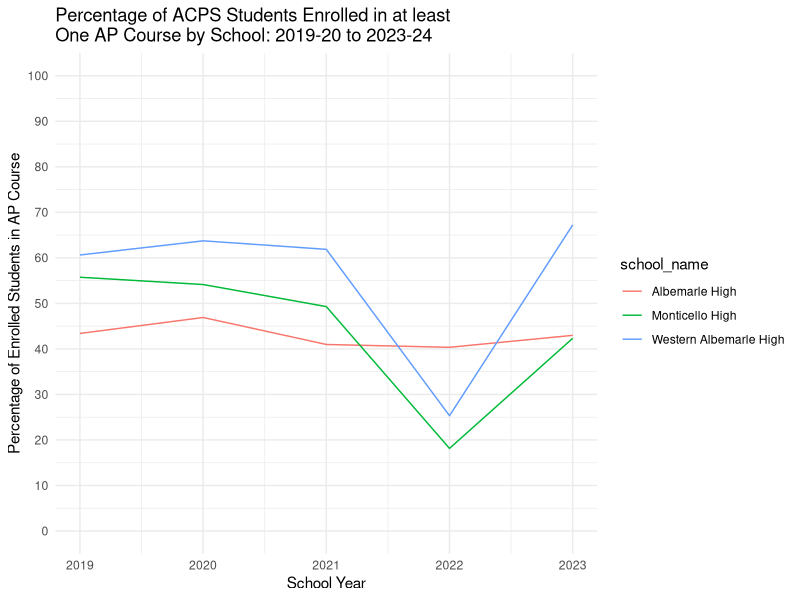
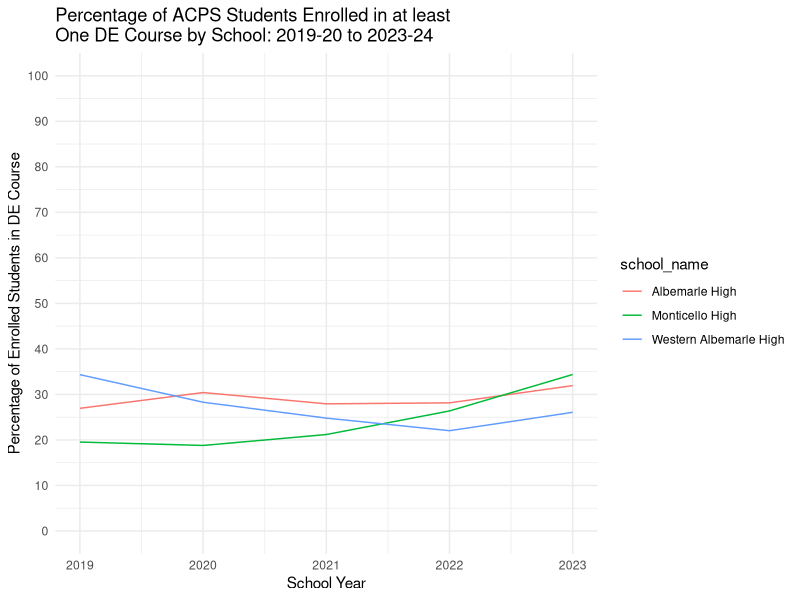
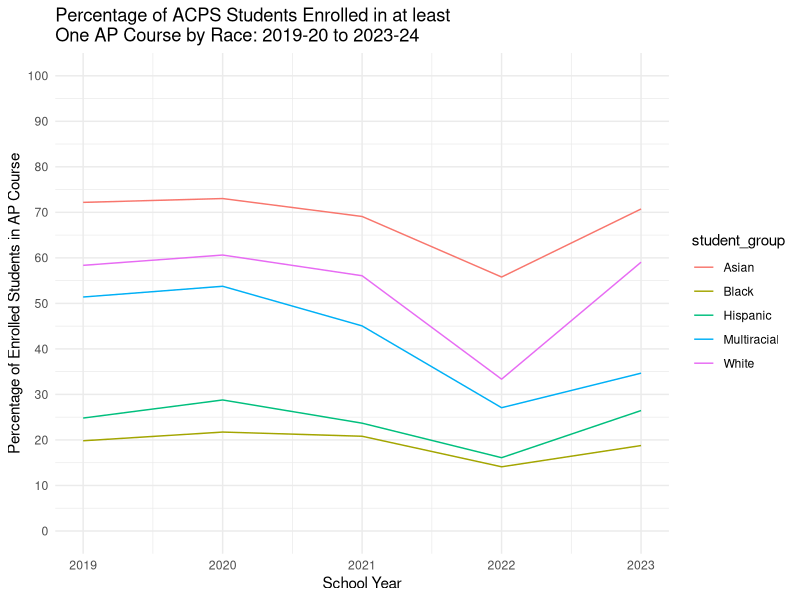
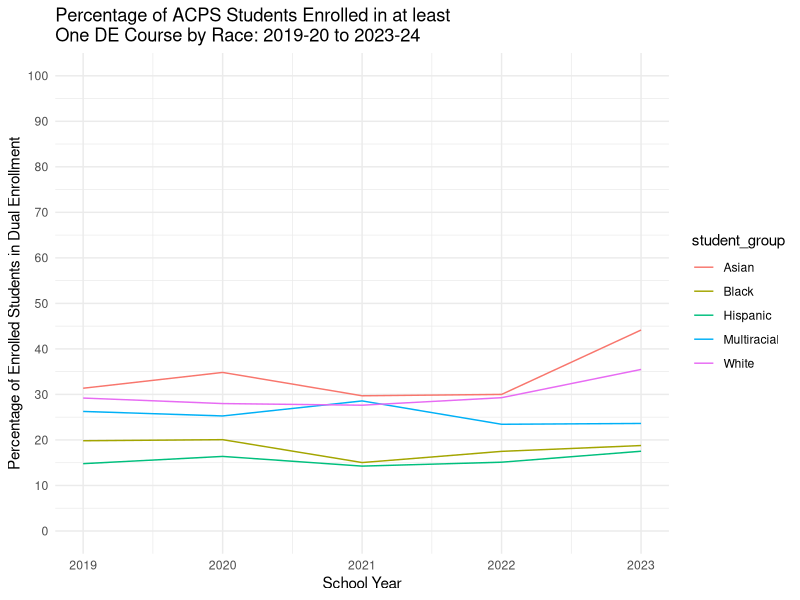
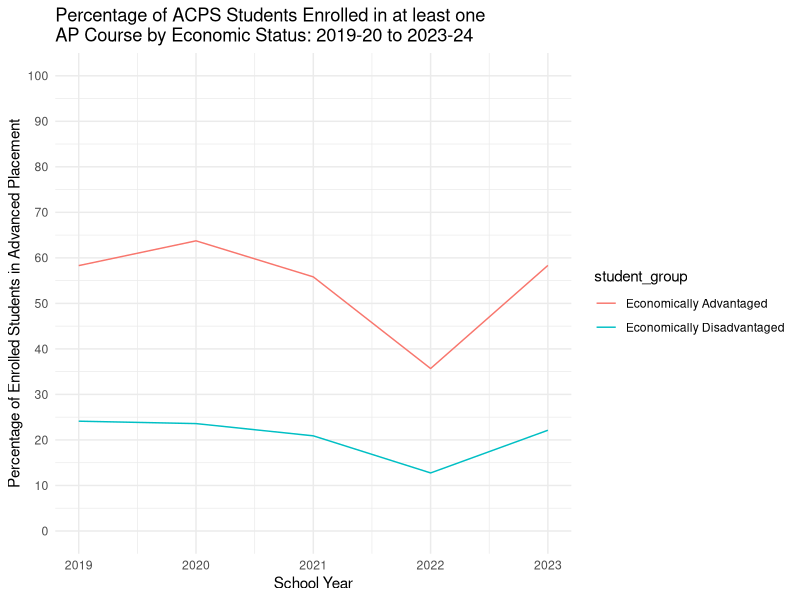
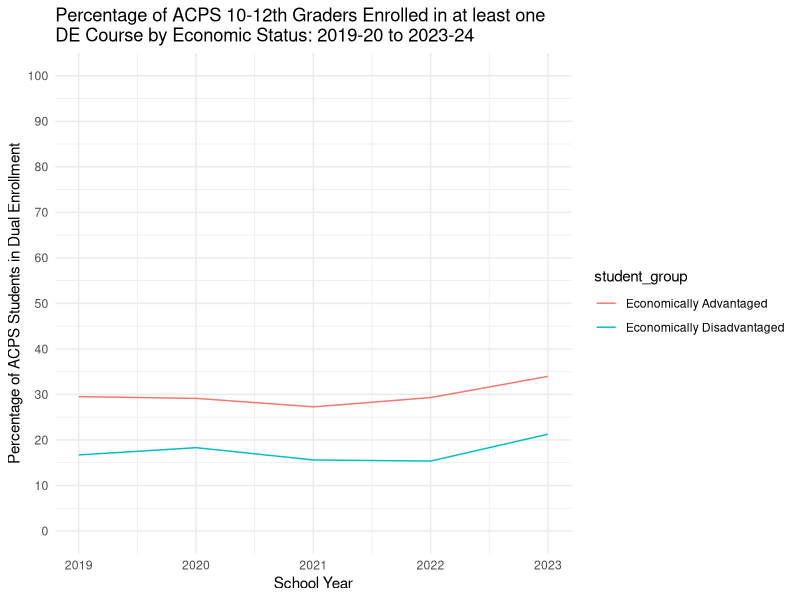

The R source for these figures, in order:
## ---- chunk 1
knitr::opts_chunk$set(echo = TRUE)

##############################################################
# Call Libraries
##############################################################

library(readxl)
library(dplyr)
library(tidyverse)
library(ggplot2)

advanced_div <- read_csv("../data/ACPS_advanced_coursework_div_data_2019-23.csv")
advanced_school <- read_csv("../data/ACPS_advanced_coursework_school_data_2019-23.csv")

## ---- chunk 2
ggplot() +
  geom_line(data=advanced_school %>% dplyr::filter(data_level=="All"),
            aes(x=year,y=perc_ap, group=school_name,color=school_name))+
  theme_minimal()+
  scale_y_continuous(limits=c(0,100),breaks=seq(0,100,10),minor_breaks=seq(0,100,5))+
  labs(x="School Year", y="Percentage of Enrolled Students in AP Course", 
       title="Percentage of ACPS Students Enrolled in at least \nOne AP Course by School: 2019-20 to 2023-24")

## ---- chunk 3
ggplot() +
  geom_line(data=advanced_school %>% dplyr::filter(data_level=="All"),
            aes(x=year,y=perc_de, group=school_name,color=school_name))+
  theme_minimal()+
  scale_y_continuous(limits=c(0,100),breaks=seq(0,100,10),minor_breaks=seq(0,100,5))+
  labs(x="School Year", y="Percentage of Enrolled Students in DE Course", 
       title="Percentage of ACPS Students Enrolled in at least \nOne DE Course by School: 2019-20 to 2023-24")

## ---- chunk 4
ggplot() +
  geom_line(data=advanced_div %>% dplyr::filter(data_level=="Race",
                                                   student_group!="American Indian or Alaska Native",
                                                   student_group!="Native Hawaiian or Pacific Islander",
                                                   student_group!="Native Hawaiian  or Pacific Islander"),
            aes(x=year,y=perc_ap, group=student_group,color=student_group))+
  theme_minimal()+
  scale_y_continuous(limits=c(0,100),breaks=seq(0,100,10),minor_breaks=seq(0,100,5))+
  labs(x="School Year", y="Percentage of Enrolled Students in AP Course", 
       title="Percentage of ACPS Students Enrolled in at least \nOne AP Course by Race: 2019-20 to 2023-24")

## ---- chunk 5
ggplot() +
  geom_line(data=advanced_div %>% dplyr::filter(data_level=="Race",
                                                   student_group!="American Indian or Alaska Native",
                                                   student_group!="Native Hawaiian or Pacific Islander",
                                                   student_group!="Native Hawaiian  or Pacific Islander"),
            aes(x=year,y=perc_de, group=student_group,color=student_group))+
  theme_minimal()+
  scale_y_continuous(limits=c(0,100),breaks=seq(0,100,10),minor_breaks=seq(0,100,5))+
  labs(x="School Year", y="Percentage of Enrolled Students in Dual Enrollment", 
       title="Percentage of ACPS Students Enrolled in at least \nOne DE Course by Race: 2019-20 to 2023-24")

## ---- chunk 6
ggplot() +
  geom_line(data=advanced_div %>% dplyr::filter(data_level=="Economic Advantage"),
            aes(x=year,y=perc_ap, group=student_group,color=student_group))+
  theme_minimal()+
  scale_y_continuous(limits=c(0,100),breaks=seq(0,100,10),minor_breaks=seq(0,100,5))+
  labs(x="School Year", y="Percentage of Enrolled Students in Advanced Placement", 
       title="Percentage of ACPS Students Enrolled in at least one \nAP Course by Economic Status: 2019-20 to 2023-24")

## ---- chunk 7
ggplot() +
  geom_line(data=advanced_div %>% dplyr::filter(data_level=="Economic Advantage"),
            aes(x=year,y=perc_de, group=student_group,color=student_group))+
  theme_minimal()+
  scale_y_continuous(limits=c(0,100),breaks=seq(0,100,10),minor_breaks=seq(0,100,5))+
  labs(x="School Year", y="Percentage of ACPS Students in Dual Enrollment", 
       title="Percentage of ACPS 10-12th Graders Enrolled in at least one \nDE Course by Economic Status: 2019-20 to 2023-24")

